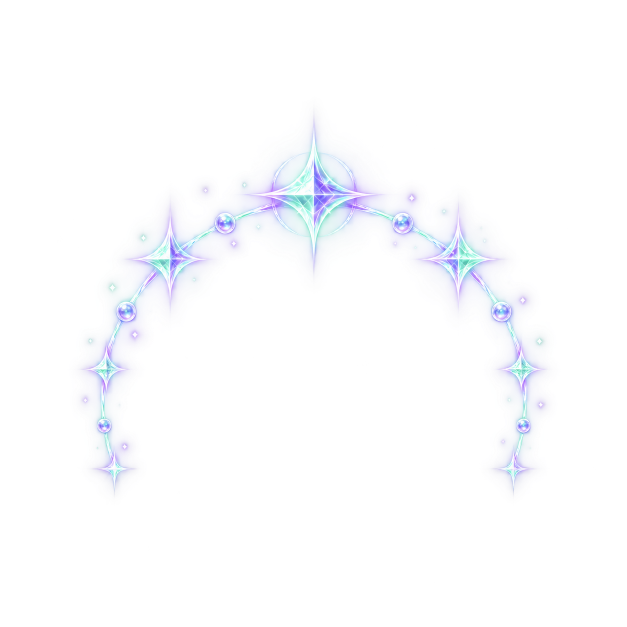
#> input picture assets/items/concepts/aura_constellation_ring.png, 1254 x 1254 px, given in place of ready.png, which was not available (shown at 1/2 size)
$ python -i assemble-animation.py   (imports and definitions only)
#> lines starting #> are read from the running program, lines starting #| are printed output that depends on the picture; pictures that were not available may be replaced by others from this repository, and a replacement may not be noted
"""Pack verified isolated art with a shared scale and exact 50px review gaps."""
from pathlib import Path
import json
from PIL import Image, ImageDraw

root = Path(__file__).resolve().parent.parent
raw = root / 'source/animation'
W, H, SCALE, GROUND = 384, 320, .23, 312
anchors = dict(ready=735, anticipation=720, charge=675, aim=715, peak=617, guard=652, recoil=815, down=627)
names = dict(idle=['ready','breathe-up','breathe-down','ready'], attack=['ready','anticipation','charge','aim','release','attack-peak'], hit=['guard-notice','impact-recoil','knockdown'], projectile=['charge','launch','near-travel','far-travel','contact','star-burst-fade'])

def load_art(key):
    im=Image.open(raw / f'{key}.png').convert('RGBA')
    # Ignore almost invisible background specks when finding the crop, preserve
    # a 16px band around visible art and preserve every alpha value inside it.
    b=im.getchannel('A').point(lambda a:255 if a>8 else 0).getbbox()
    box=(max(0,b[0]-16),max(0,b[1]-16),min(im.width,b[2]+16),min(im.height,b[3]+16))
    return im.crop(box), box, b

def character(key):
    art,box,b=load_art(key)
    art=art.resize((round(art.width*SCALE),round(art.height*SCALE)),Image.Resampling.LANCZOS)
    x=round(W/2+(box[0]-anchors[key])*SCALE)
    y=round(GROUND+(box[1]-b[3])*SCALE)
    assert x>=0 and y>=0 and x+art.width<=W and y+art.height<=H, (key,x,y,art.size)
    im=Image.new('RGBA',(W,H));im.alpha_composite(art,(x,y))
    return im

def effect(key,size,opacity=1):
    art,_,_=load_art(key)
    scale=size/max(art.size)
    art=art.resize((round(art.width*scale),round(art.height*scale)),Image.Resampling.LANCZOS)
    if opacity!=1:art.putalpha(art.getchannel('A').point(lambda a:round(a*opacity)))
    im=Image.new('RGBA',(320,320));im.alpha_composite(art,((320-art.width)//2,(320-art.height)//2));return im

frames={}
ready=character('ready')
#> in load_art, im is the input picture: PIL image 1254x1254 RGBA; mean R, G, B, A 27.5, 29.5, 39, 11.7
#> in load_art, `b=im.getchannel('A').point(lambda a:255 if a>8 else 0).getbbox()`: b = (150, 213, 1105, 997)
#> in load_art, `box=(max(0,b[0]-16),max(0,b[1]-16),min(im.width,b[2]+16),min(im.height..`: box = (134, 197, 1121, 1013)
#> in character, `art,box,b=load_art(key)`:
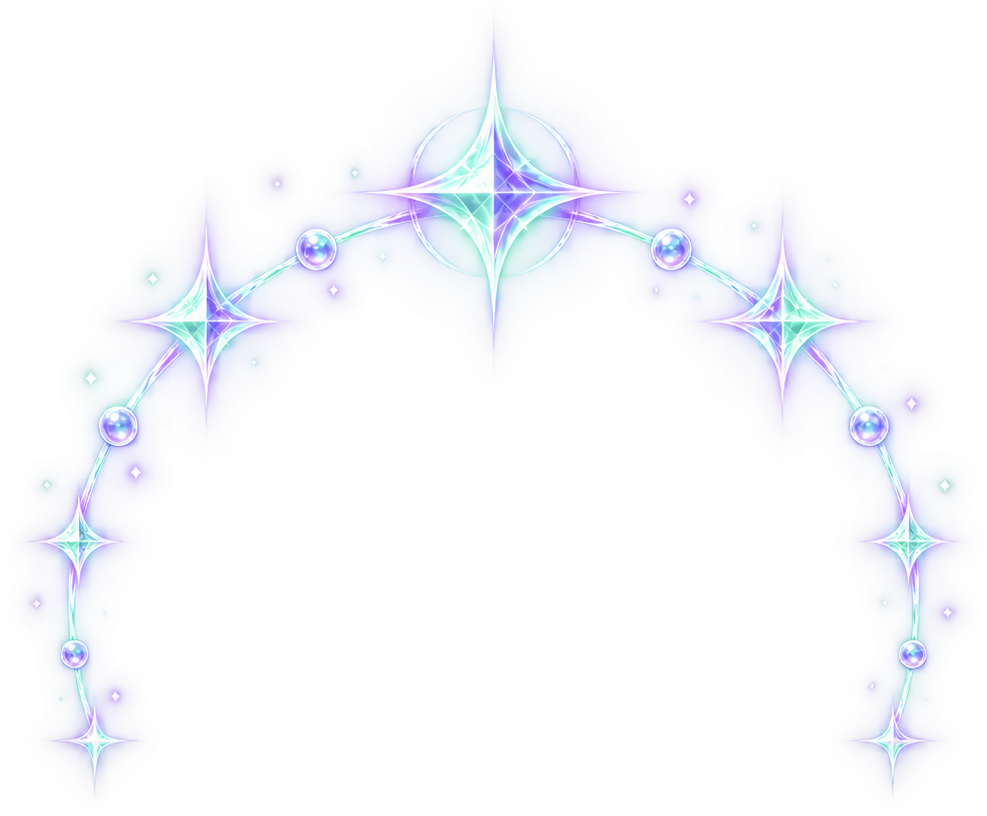
#> art: PIL image 987x816 RGBA; mean R, G, B, A 53.6, 57.6, 76.1, 22.9; transparent parts drawn white
#> in character, `art,box,b=load_art(key)`: b = (150, 213, 1105, 997)
#> in character, `x=round(W/2+(box[0]-anchors[key])*SCALE)`: x = 54
#> in character, `y=round(GROUND+(box[1]-b[3])*SCALE)`: y = 128
#> in character, `im = Image.new('RGBA', (W, H))`: im: PIL image 384x320 RGBA; every value is 0
#> in character, `im.alpha_composite(art, (x, y))`:
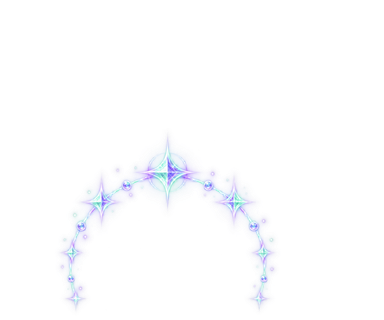
#> im: PIL image 384x320 RGBA; mean R, G, B, A 18.6, 20, 26.4, 8; transparent parts drawn white
idle=[]
# [4 lines not run here, left out]
frames['idle']=idle
# [1 line that did not run here, left out]
#> call 3 of character, with key = 'anticipation'
#> call 3 of load_art, with key = 'anticipation'
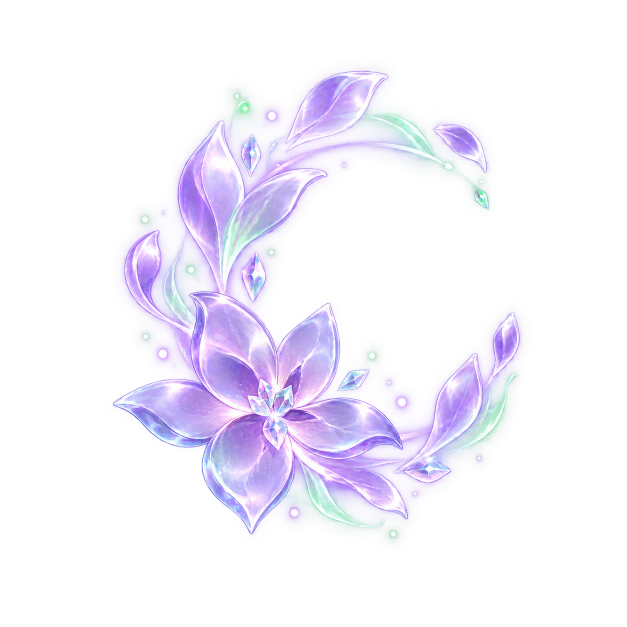
#> input picture assets/items/concepts/aura_lilac_book_ring.png, 1254 x 1254 px, given in place of anticipation.png, which was not available (shown at 1/2 size)
#> in load_art, im is the input picture: PIL image 1254x1254 RGBA; mean R, G, B, A 59.4, 55.7, 72.4, 46.9
#> in load_art (call 3), `b=im.getchannel('A').point(lambda a:255 if a>8 else 0).getbbox()`: b = (224, 127, 1053, 1092)
#> in load_art (call 3), `box=(max(0,b[0]-16),max(0,b[1]-16),min(im.width,b[2]+16),min(im.height..`: box = (208, 111, 1069, 1108)
#> in character (call 3), `art,box,b=load_art(key)`:
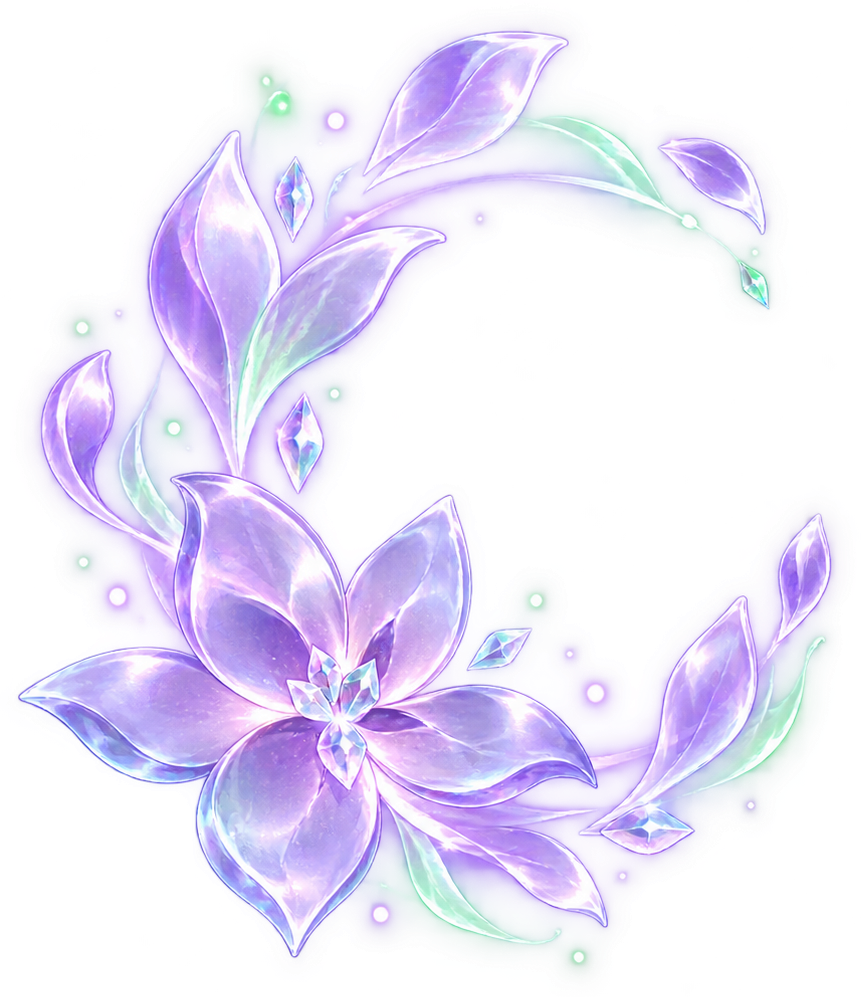
#> art: PIL image 861x997 RGBA; mean R, G, B, A 108.7, 102, 132.5, 86; transparent parts drawn white
#> in character (call 3), `art,box,b=load_art(key)`: b = (224, 127, 1053, 1092)
#> in character (call 3), `art=art.resize((round(art.width*SCALE),round(art.height*SCALE)),Image...`:
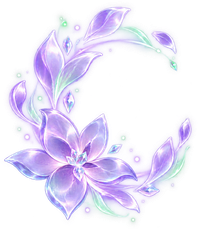
#> art: PIL image 198x229 RGBA; mean R, G, B, A 107.8, 101.2, 131.4, 85.9; transparent parts drawn white
#> in character (call 3), `x=round(W/2+(box[0]-anchors[key])*SCALE)`: x = 74
#> in character (call 3), `y=round(GROUND+(box[1]-b[3])*SCALE)`: y = 86
#> in character (call 3), `im.alpha_composite(art, (x, y))`:
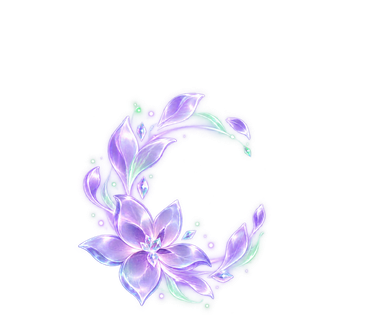
#> im: PIL image 384x320 RGBA; mean R, G, B, A 39.8, 37.3, 48.5, 31.7; transparent parts drawn white
#> call 4 of character, with key = 'charge'
#> in character (call 4), `x=round(W/2+(box[0]-anchors[key])*SCALE)`: x = 85
#> in character (call 4), `im.alpha_composite(art, (x, y))`:
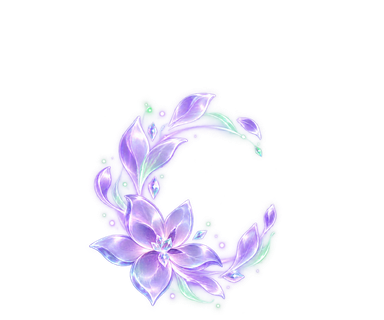
#> im: PIL image 384x320 RGBA; mean R, G, B, A 39.8, 37.3, 48.5, 31.7; transparent parts drawn white
# [1 line that did not run here, left out]
# [1 line that did not run here, left out]
report={}
# [38 lines not run here, left out]
# [1 line that did not run here, left out]
# [1 line not run here, left out]
# [1 line that did not run here, left out]
# [1 line that did not run here, left out]
# [1 line that did not run here, left out]
# [3 lines not run here, left out]

#> (the run stopped early here; a loop or call above may not have finished)
